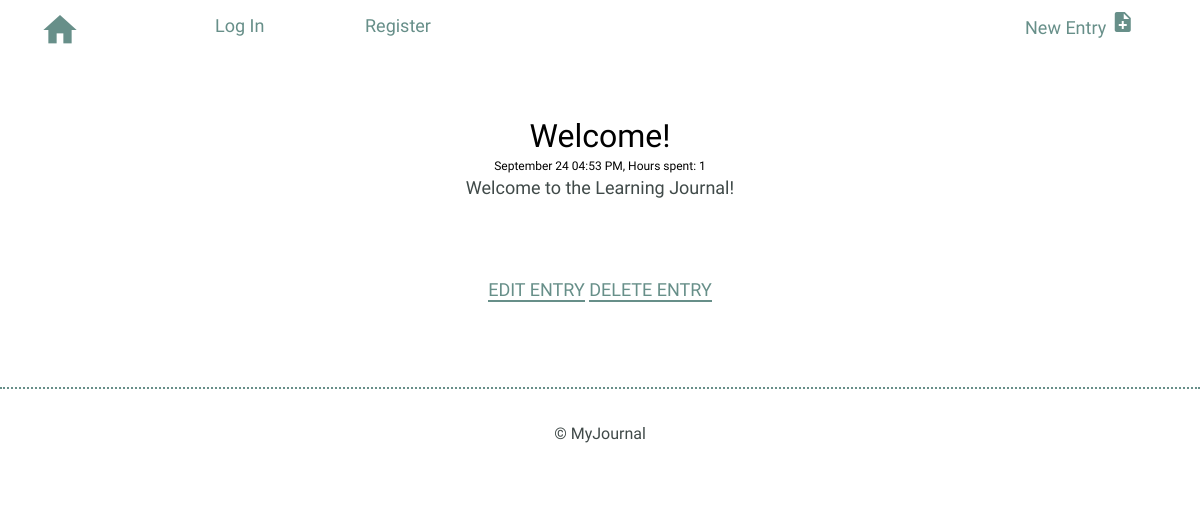
Before: /entries/1 with the older database file.
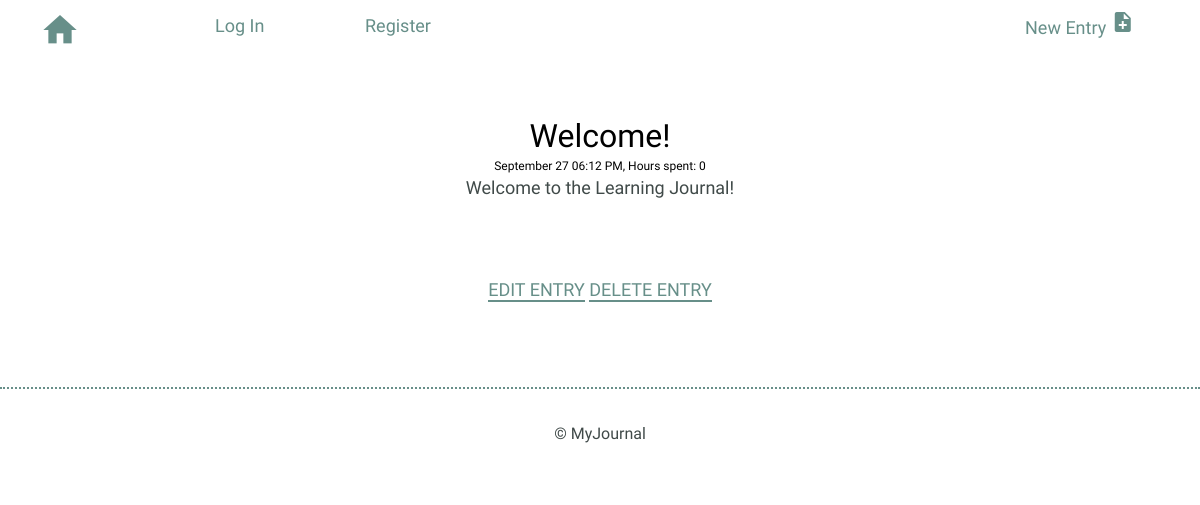
After: the same page with the newer database file.
### models.py (models this page shows)
class BaseModel(Model):
    class Meta:
        database = DATABASE

class Entry(BaseModel):
    title = CharField(max_length=100)
    date = DateTimeField(default=datetime.datetime.now)
    time_spent = IntegerField(default=0)
    learned = TextField(null=False)
    remember = TextField(default=" ")

### app.py (the view)
@app.route("/entries/<id>")
def detail(id):
    info = models.Entry.get(models.Entry.id==id)
    return render_template("detail.html", id=info, tags=get_tags(id))

### app.py (called while the page is built)
def get_tags(id):
    tags = (models.Tags
        .select()
        .join(models.EntryTags)
        .join(models.Entry)
        .where(models.Entry.id == id)
        .order_by(models.Tags.id)
        )
    return tags

### templates/detail.html (shortened to what this page needs)
{% extends "layout.html" %}
{% block content %}
<section>
    <div class="container">
        <div class="entry-list single">
            <article>
                    <h2>{{ id.title}}</h2>
                    <div class="small">{{ id.date.strftime('%B %d %I:%M %p') }},
                        Hours spent: {{ id.time_spent }}</div>
                        <p>
                        {% for item in id.learned.split('\n') %}
                            {{ item }}<br>
                        {% endfor %}
                        </p>
            </article>
        </div>
    </div>
    <div class="edit">
        <p>
            <a href="{{ url_for('edit', id=id.id) }}">Edit Entry</a>
            <a href="{{ url_for('delete', id=id.id) }}">Delete Entry</a>
        </p>
    </div>
</section>
{% endblock %}

Changed rows visible on the page:
changed Entry "Welcome to the Learning Journal!": date "September 24 04:53 PM" → "September 27 06:12 PM"; time_spent "1" → "0"
